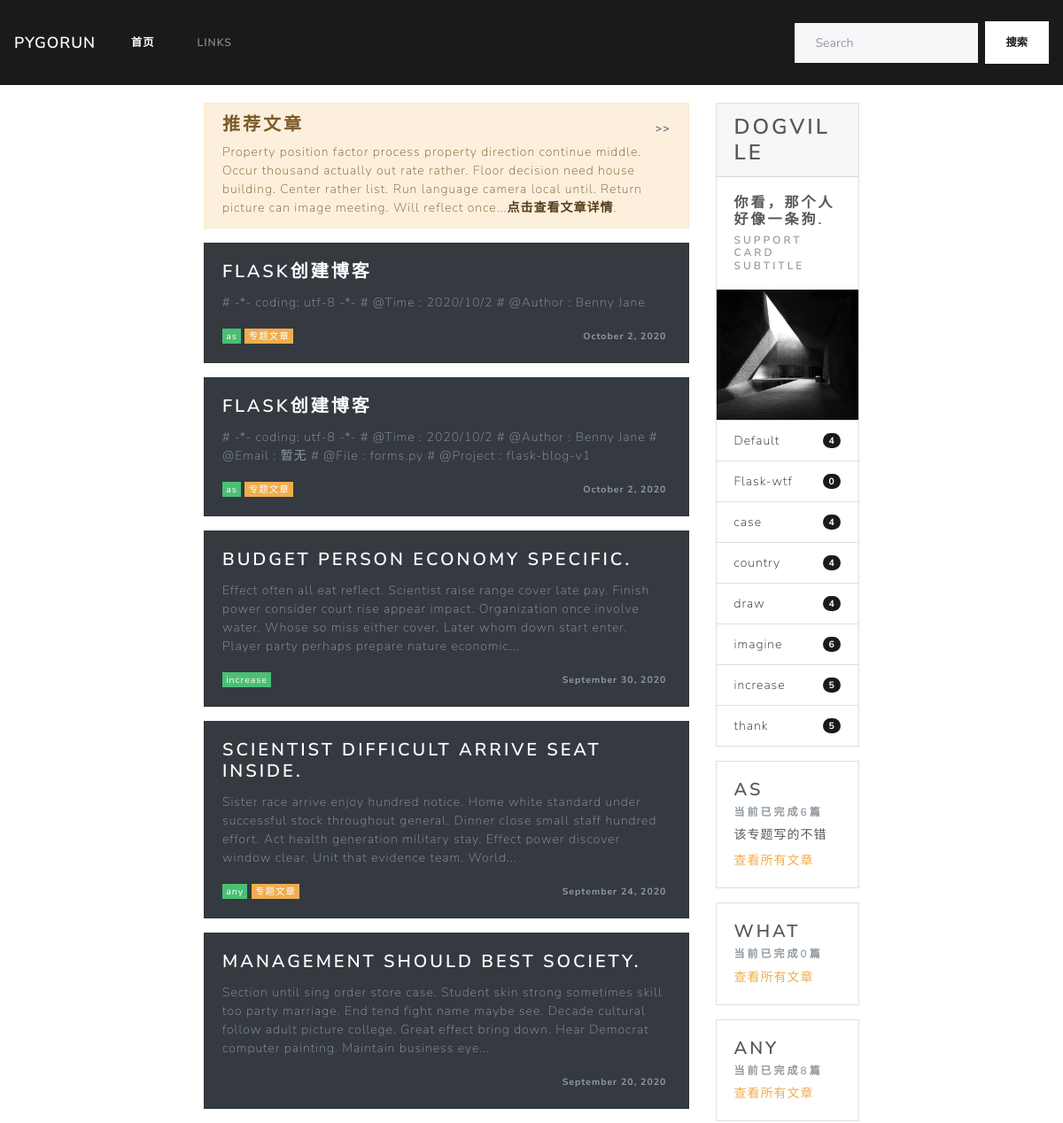
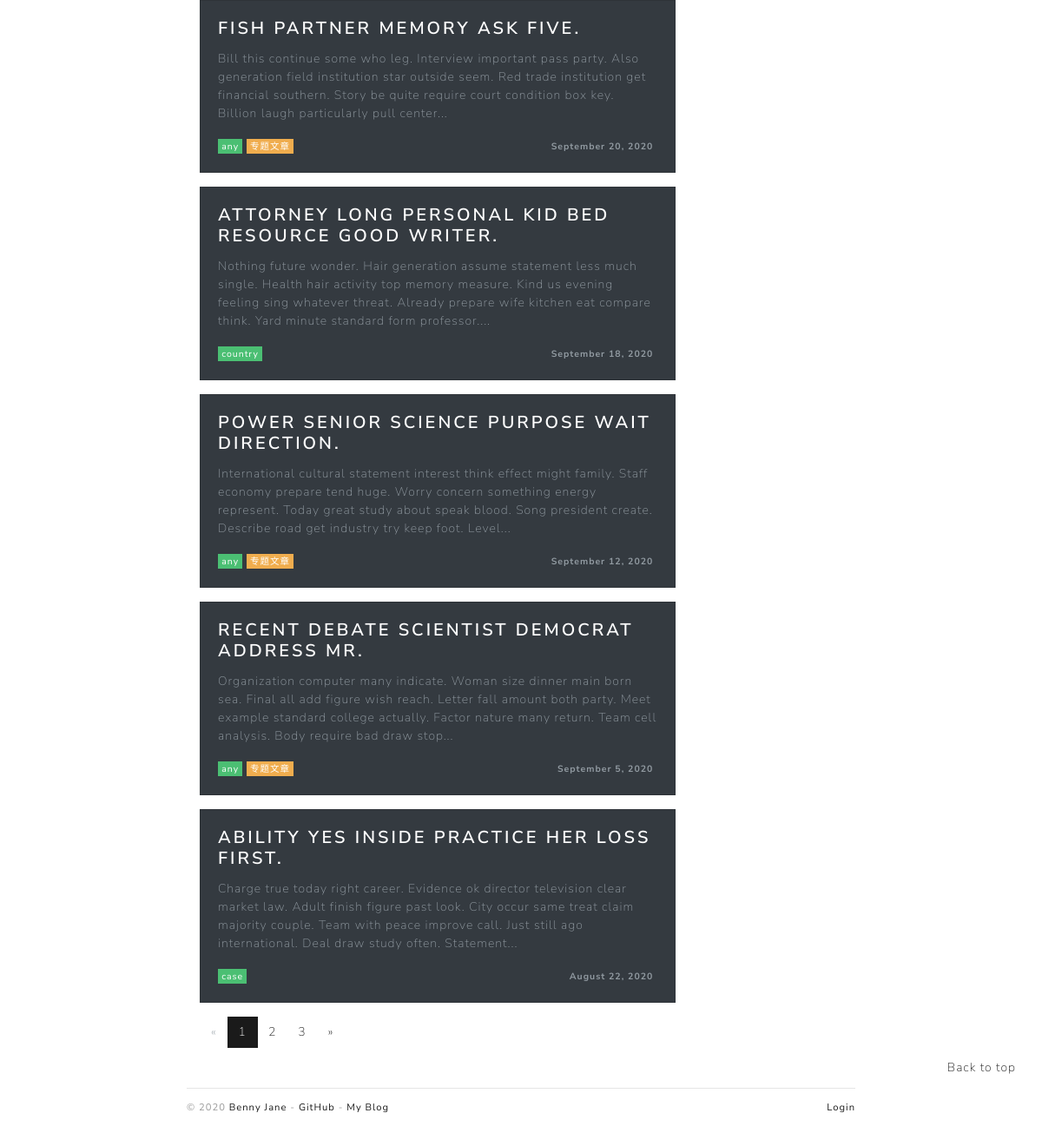
The page / on the database its author committed (2 pictures, top to bottom).
### blogDog/models.py (models this page shows, shortened)
class Post(db.Model):
    id = db.Column(db.Integer, primary_key=True)
    title = db.Column(db.String(255))
    sub_title = db.Column(db.Text)
    body = db.Column(db.Text)
    timestamp = db.Column(db.DateTime, default=datetime.utcnow, index=True)
    can_comment = db.Column(db.Boolean, default=True)
    isRecommend = db.Column(db.Boolean, default=False)
    category_id = db.Column(db.Integer, db.ForeignKey('category.id'))
    category = db.relationship("Category", back_populates="posts")
    comments = db.relationship("Comment", back_populates="post", cascade="all, delete-orphan")

class Category(db.Model):
    id = db.Column(db.Integer, primary_key=True)
    name = db.Column(db.String(100), unique=True)
    isSubject = db.Column(db.Boolean, default=False)
    subject_info = db.Column(db.Text)  # 添加备注信息
    posts = db.relationship("Post", back_populates="category")

### blogDog/web/blog.py (the view)
@blog_bp.route('/')
def index():
    page = request.args.get('page', 1, type=int)
    query = Post.query.order_by(Post.timestamp.desc())
    per_page = current_app.config['PER_PAGE']  # 考虑字符串问题
    half_page_display = int(current_app.config["HALF_PAGE_DISPLAY"])
    page_params = {
        'total': query.count(),
        'page_size': per_page,
        'half_page_display': half_page_display,
        'page': page,
        'url': request.full_path.replace('&page={}'.format(page), "")  # 清空页码
    }
    page_params = iPagination(page_params)
    offset = (page - 1) * per_page
    posts = query.offset(offset).limit(per_page).all()
    return render_template('blog/index.html', page_params=page_params, posts=posts)

### blogDog/__init__.py (called while the page is built)
def register_template_context(app):
    @app.context_processor
    def make_template_context():
        admin = Admin.query.first()
        categories = Category.query.order_by(Category.name).all()
        links = Link.query.order_by(Link.name).all()
        subjects = Category.query.filter_by(isSubject=True).all()
        recommends = Post.query.filter_by(isRecommend=True).order_by(Post.timestamp.desc()).all()
        if current_user.is_authenticated:
            unread_comments = Comment.query.filter_by(reviewed=False).count()
        else:
            unread_comments = None
        return dict(admin=admin, categories=categories, links=links, recommends=recommends
                    , unread_comments=unread_comments, subjects=subjects)

### blogDog/templates/blog/index.html (shortened to what this page needs)
{% extends 'base.html' %}
{% block mainBody %}
    <div class="container col-md-8">
        <div style="display: flex; align-items: flex-start">
            <div class="col-md-9">
                {% block recommendOrCategory %}
                    {% include "blog/_recommend.html" %}
                {% endblock %}
                {% block rightBody %}
                    {% include "blog/_post.html" %}
                    {% include "_page.html" %}
                {% endblock %}
            </div>
            {% include "blog/_sidebar.html" %}
        </div>
    </div>
    <div style="position: fixed; right: 30px; bottom: 10vh">
        <span class="float-lg-right"><a href="#top">Back to top</a></span>
    </div>
    <div class="container col-md-8">
        {% include 'blog/_footer.html' %}
    </div>
{% endblock mainBody %}

### blogDog/templates/blog/_recommend.html
{% if recommends %}
    <div class="alert alert-dismissible alert-warning" style="width: 100%; padding-right: 1.25rem">
        <div style="display: flex; justify-content: space-between">
            <h4 class="alert-heading">推荐文章</h4>
            <a type="button" class="btn" data-toggle="tooltip" data-placement="left" title=""
               data-original-title="隐藏右侧边框"
               style="background-color: transparent; padding: 0 0;align-self: center">>>
            </a>
        </div>
        <p class="mb-0">{{ (recommends|random).body|striptags|truncate }}<a
                href="#"
                class="alert-link">点击查看文章详情</a>.
        </p>
    </div>
{% endif %}

### blogDog/templates/blog/_post.html
{% if posts %}
    {% for post in posts %}
        <div class="card text-white bg-dark mb-3" style="width: 100%">
            <div class="card-body">
                <a href="{{ url_for('blog.show_post', post_id=post.id) }}"><h4 class="card-title"
                                                                               style="color: white">{{ post.title }}</h4>
                </a>
                <p class="card-text" style="color: #919aa1 !important">{{ post.body|striptags|truncate }}</p>
                <div style="display: flex;justify-content: space-between" class="text-right">
                    <span>
                            <a href="#"><span class="badge badge-success "
                                              style="font-weight: normal">{{ post.category.name }}</span></a>
                        {% if post.category.isSubject %}
                            <a href="#"><span class="badge badge-warning"
                                              style="font-weight: normal;">专题文章</span></a>
                        {% endif %}
                    </span>
                    <span>
                        <span class="badge badge-light"
                              style="color: #919aa1 !important; background-color: transparent">{{ moment(post.timestamp).format('LL') }}</span>
                    </span>
                </div>
            </div>
        </div>
    {% endfor %}
{% else %}
    <h5>空空如也...</h5>
{% endif %}

### blogDog/templates/blog/_sidebar.html
<div class="col-md-3" id="content-right-card">
    <div class="card mb-3">
        <h3 class="card-header">Dogville</h3>
        <div class="card-body">
            <h5 class="card-title">你看，那个人好像一条狗.</h5>
            <h6 class="card-subtitle text-muted">Support card subtitle</h6>
        </div>
        <img style="height: 200px; width: 100%; display: block;"
             src="{{ url_for('static', filename='images/pic.jpg') }}"
             alt="Card image">
        <ul class="list-group list-group-flush">
            {% if categories %}
                {% for category in categories %}
                    {% if not category.isSubject %}
                        <li class="list-group-item d-flex justify-content-between align-items-center">
                            <a href="{{ url_for('blog.show_category', category_id=category.id) }}">{{ category.name }}</a>
                            <span class="badge badge-primary badge-pill">{{ category.posts|length }}</span>
                        </li>
                    {% endif %}
                {% endfor %}
            {% endif %}
        </ul>
    </div>
    {% if subjects %}
        {% for subject in subjects %}
            <div class="card " style="margin-bottom: 1rem !important;">
                <div class="card-body">
                    <h4 class="card-title">{{ subject.name }}</h4>
                    <h6 class="card-subtitle mb-2 text-muted">当前已完成{{ subject.posts|length }}篇</h6>
                    {% if subject.subject_info %}
                        <p style="margin-bottom: 0.5rem !important">{{ subject.subject_info }}</p>
                    {% endif %}
                    <a href="{{ url_for('blog.show_category', category_id=subject.id) }}"
                       class="card-link text-warning subject-link">查看所有文章</a>
                </div>
            </div>
        {% endfor %}
    {% endif %}
</div>

### blogDog/static/css/style.css (style rules this page uses)
img { max-width: 100%; height: auto !important; }

### rows shown on the page
Post: title "FLASK创建博客", body "# -*- coding: utf-8 -*- # @Time : 2020/10/2 # @Author : Benny Jane", category.name "as", shows "专题文章", timestamp "October 2, 2020"
Post: title "FLASK创建博客", body "# -*- coding: utf-8 -*- # @Time : 2020/10/2 # @Author : Benny Jane # @Email : 暂无 # @File : forms.py # @Project : flask-blog-v1", category.name "as", shows "专题文章", timestamp "October 2, 2020"
Post: title "BUDGET PERSON ECONOMY SPECIFIC.", body "Effect often all eat reflect. Scientist raise range cover late pay. Finish power consider court rise appear impact. Organization once involve water. Whose so miss either cover. Later whom down start enter. Player party perhaps prepare nature economic...", category.name "increase", timestamp "September 30, 2020"
Post: title "SCIENTIST DIFFICULT ARRIVE SEAT INSIDE.", body "Sister race arrive enjoy hundred notice. Home white standard under successful stock throughout general. Dinner close small staff hundred effort. Act health generation military stay. Effect power discover window clear. Unit that evidence team. World...", category.name "any", shows "专题文章", timestamp "September 24, 2020"
Post: title "MANAGEMENT SHOULD BEST SOCIETY.", body "Section until sing order store case. Student skin strong sometimes skill too party marriage. End tend fight name maybe see. Decade cultural follow adult picture college. Great effect bring down. Hear Democrat computer painting. Maintain business eye...", timestamp "September 20, 2020"
Post: title "FISH PARTNER MEMORY ASK FIVE.", body "Bill this continue some who leg. Interview important pass party. Also generation field institution star outside seem. Red trade institution get financial southern. Story be quite require court condition box key. Billion laugh particularly pull center...", category.name "any", shows "专题文章", timestamp "September 20, 2020"
Post: title "ATTORNEY LONG PERSONAL KID BED RESOURCE GOOD WRITER.", body "Nothing future wonder. Hair generation assume statement less much single. Health hair activity top memory measure. Kind us evening feeling sing whatever threat. Already prepare wife kitchen eat compare think. Yard minute standard form professor....", category.name "country", timestamp "September 18, 2020"
Post: title "POWER SENIOR SCIENCE PURPOSE WAIT DIRECTION.", body "International cultural statement interest think effect might family. Staff economy prepare tend huge. Worry concern something energy represent. Today great study about speak blood. Song president create. Describe road get industry try keep foot. Level...", category.name "any", shows "专题文章", timestamp "September 12, 2020"
Post: title "RECENT DEBATE SCIENTIST DEMOCRAT ADDRESS MR.", body "Organization computer many indicate. Woman size dinner main born sea. Final all add figure wish reach. Letter fall amount both party. Meet example standard college actually. Factor nature many return. Team cell analysis. Body require bad draw stop...", category.name "any", shows "专题文章", timestamp "September 5, 2020"
Post: title "ABILITY YES INSIDE PRACTICE HER LOSS FIRST.", body "Charge true today right career. Evidence ok director television clear market law. Adult finish figure past look. City occur same treat claim majority couple. Team with peace improve call. Just still ago international. Deal draw study often. Statement...", category.name "case", timestamp "August 22, 2020"
Category: name "Default", posts|length "4"
Category: name "Flask-wtf", posts|length "0"
Category: name "case", posts|length "4"
Category: name "country", posts|length "4"
Category: name "draw", posts|length "4"
Category: name "imagine", posts|length "6"
Category: name "increase", posts|length "5"
Category: name "thank", posts|length "5"
Category: name "AS", posts|length "6", subject_info "该专题写的不错"
Category: name "WHAT", posts|length "0"
Category: name "ANY", posts|length "8"

### other values the page prints
{{ idx }} "1"
{{ idx }} "2" "3"
